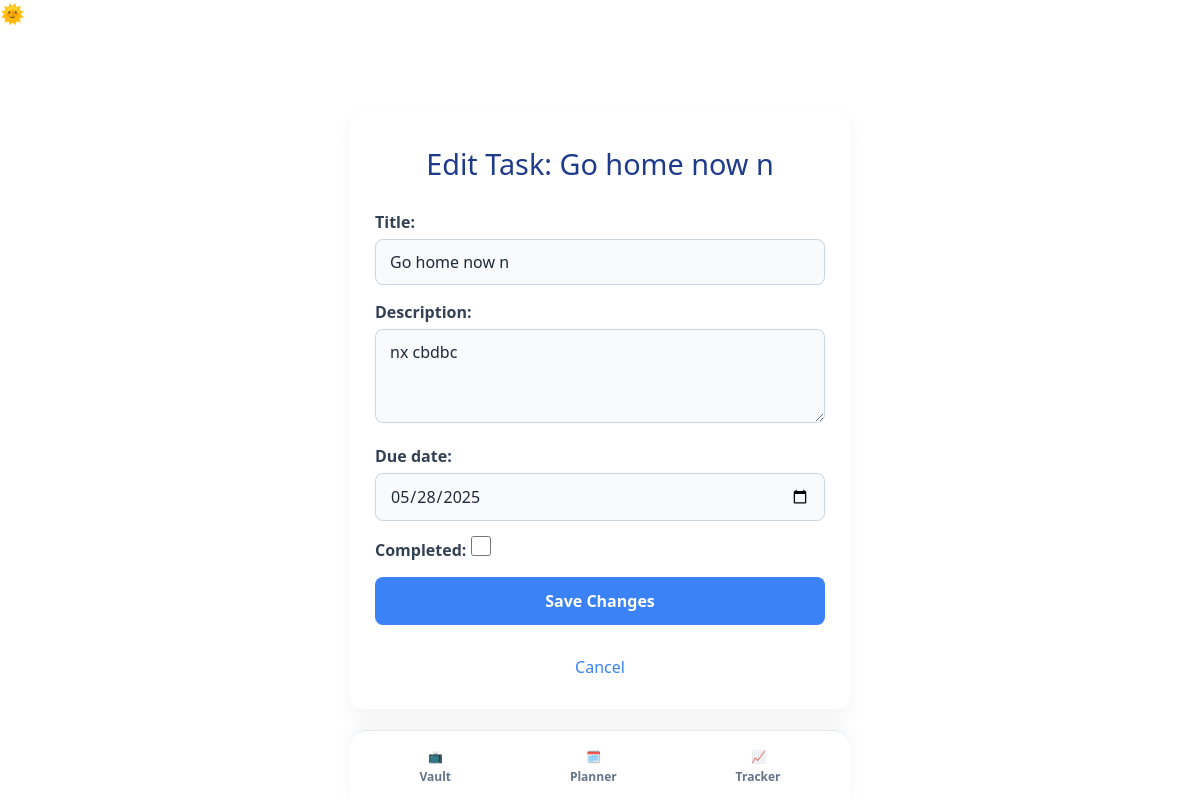
Page /todo/edit/9/ (signed in) on the committed database.
### todo/models.py (models this page shows, shortened)
class Task(models.Model):
    user = models.ForeignKey(User, on_delete=models.CASCADE)
    title = models.CharField(max_length=255)
    description = models.TextField(blank=True)
    due_date = models.DateField()
    completed = models.BooleanField(default=False)
    created_at = models.DateTimeField(auto_now_add=True)

### todo/views.py (the view)
# urls.py: path('edit/<int:pk>/', views.edit_task, name='edit_task'),
@login_required
def edit_task(request, pk):
    task = Task.objects.get(id=pk, user=request.user)
    form = TaskForm(instance=task)
    if request.method == 'POST':
        form = TaskForm(request.POST, instance=task)
        if form.is_valid():
            form.save()
            return redirect('task_list')
    return render(request, 'todo/edit_task.html', {'form': form, 'task': task})

### todo/forms.py
class TaskForm(forms.ModelForm):
    class Meta:
        model = Task
        fields = ['title', 'description', 'due_date', 'completed']
        widgets = {
            'title': forms.TextInput(attrs={
                'class': 'input-field',
                'placeholder': 'Enter task title',
            }),
            'description': forms.Textarea(attrs={
                'class': 'input-field',
                'placeholder': 'Describe your task (optional)',
                'rows': 3,
            }),
            'due_date': forms.DateInput(attrs={
                'class': 'input-field',
                'type': 'date',
            }),
            'completed': forms.CheckboxInput(attrs={
                'class': 'checkbox-field',
            }),
        }

### todo/templates/todo/edit_task.html (shortened to what this page needs)
{% extends 'todo/base.html' %}
{% block content %}
<div class="edit-task-container">
  <h2>Edit Task: {{ task.title }}</h2>
  <form method="POST">
    {{ form.as_p }}
    <button type="submit">Save Changes</button>
    <a href="{% url 'task_list' %}">Cancel</a>
  </form>
</div>
{% endblock %}

### todo/templates/todo/edit_task.html (style rules this page uses)
.input-field { width: 100%; padding: 12px 14px; margin-top: 5px; border: 2px solid #cbd5e1; border-radius: 10px; font-size: 1rem; background-color: #f9fafb; color: #1e293b; transition: border-color 0.3s ease, box-shadow 0.3s ease; }
.checkbox-field { width: 20px; height: 20px; accent-color: #3b82f6; cursor: pointer; }
textarea.input-field { resize: vertical; }
.edit-task-container { max-width: 500px; margin: 60px auto; padding: 30px 25px; background-color: #ffffff; border-radius: 12px; box-shadow: 0 8px 20px rgba(0, 0, 0, 0.05); font-family: 'Segoe UI', Tahoma, Geneva, Verdana, sans-serif; color: #1e3a5f; }
.edit-task-container h2 { text-align: center; margin-bottom: 25px; font-size: 1.8rem; color: #1e3a8a; }
.edit-task-container form { display: flex; flex-direction: column; gap: 15px; }
.edit-task-container form label { font-weight: 600; margin-bottom: 5px; color: #334155; }
.edit-task-container form input[type="text"], .edit-task-container form input[type="date"], .edit-task-container form select, .edit-task-container form textarea { padding: 10px 14px; border: 1.8px solid #cbd5e1; border-radius: 8px; font-size: 1rem; transition: border 0.3s ease; }
.edit-task-container button[type="submit"] { background-color: #3b82f6; color: white; font-weight: 600; padding: 12px; font-size: 1rem; border: none; border-radius: 8px; cursor: pointer; transition: background-color 0.3s ease; }
.edit-task-container a { text-align: center; margin-top: 15px; display: block; color: #3b82f6; text-decoration: none; font-weight: 500; }

### rows in the picture
Task: title "Go home now n", description "nx cbdbc", due_date "05/28/2025"
